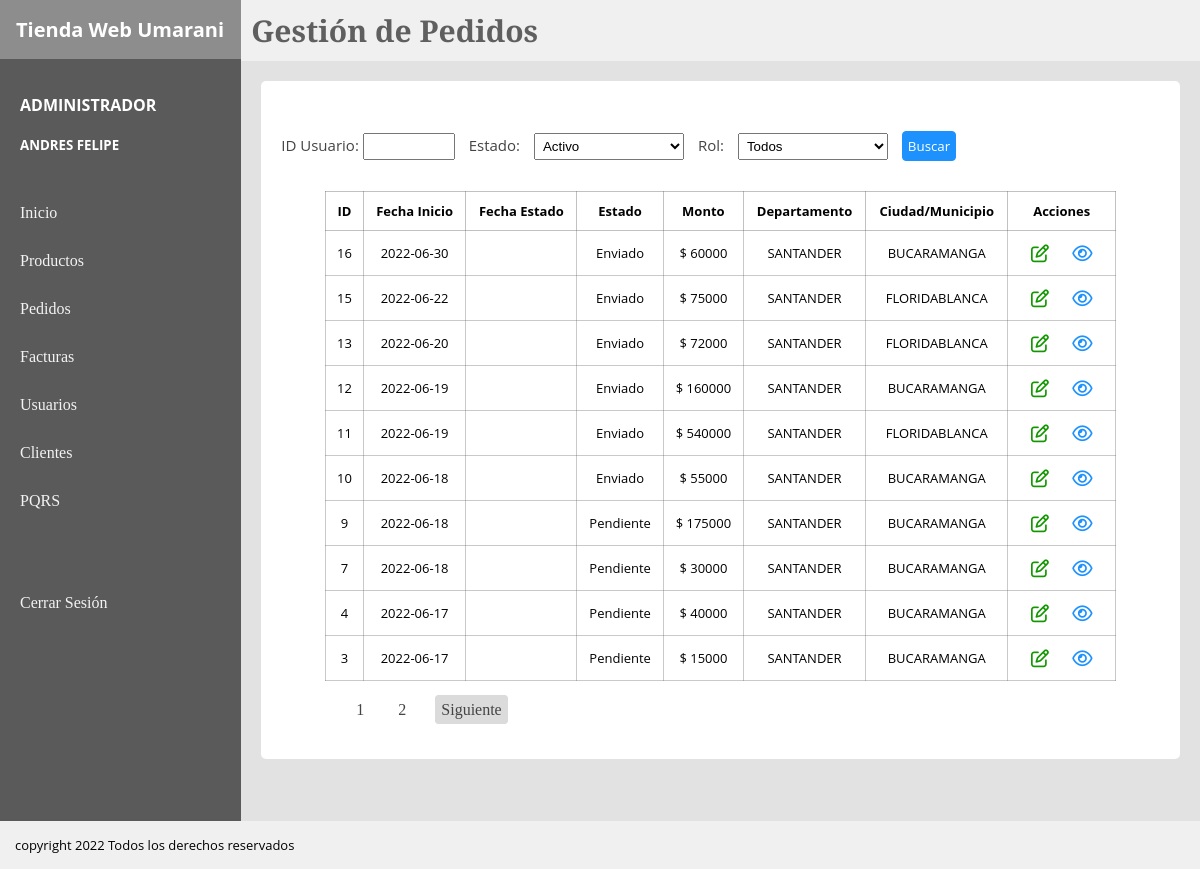
Screenshot of /view/pedidos.php?pagina=1 (signed in) with the database file from the repository.
### tables this page shows
CREATE TABLE `pedido` (
  `pedidoId` int(11) NOT NULL,
  `pedidoFechaInicio` date NOT NULL,
  `pedidoFechaFin` date DEFAULT NULL,
  `pedidoEstado` varchar(20) NOT NULL DEFAULT 'Pendiente',
  `pedidoClienteId` int(11) NOT NULL,
  `pedidoUsuarioId` int(11) DEFAULT NULL,
  `pedidoFacturaId` int(11) NOT NULL,
  `pedidoCostoTotal` int(11) NOT NULL,
  `pedidoDireccionId` bigint(20) NOT NULL,
  PRIMARY KEY (`pedidoId`),
  KEY `fk_pedidoFacturaId` (`pedidoFacturaId`),
  KEY `fk_ordenClienteId` (`pedidoClienteId`),
  KEY `fk_pedidoUsuarioId` (`pedidoUsuarioId`),
  KEY `direccionpedido` (`pedidoDireccionId`),
  CONSTRAINT `fk_ordenClienteId` FOREIGN KEY (`pedidoClienteId`) REFERENCES `cliente` (`clienteId`),
  CONSTRAINT `fk_pedidoFacturaId` FOREIGN KEY (`pedidoFacturaId`) REFERENCES `factura` (`facturaId`),
  CONSTRAINT `fk_pedidoUsuarioId` FOREIGN KEY (`pedidoUsuarioId`) REFERENCES `usuariotienda` (`usuarioId`)
);

CREATE TABLE `direccionpedido` (
  `direccionId` int(11) NOT NULL,
  `direccionDep` varchar(35) NOT NULL,
  `direccionCiudad` varchar(50) NOT NULL,
  `direccionDomicilio` varchar(250) NOT NULL,
  PRIMARY KEY (`direccionId`)
);

### Controller/mostrarPedidos.php (called while the page is built)
<?php
require_once("../Model/M_Pedidos.php");
$ped2 = new Pedido();
$registros = $ped2->verPedido();
$resultado = mysqli_query($conexionPedido,"SELECT COUNT(*) AS cantidad FROM pedido")
or die("problemas en el select" . mysqli_error($conexionPedido));
$res = mysqli_fetch_array($resultado);
$cantidad = $res['cantidad'];
?>

### Model/M_Pedidos.php (called while the page is built, shortened)
<?php
    class Pedido {
            private $ped;
        public function __construct()
        {
            $this->ped = new mysqli('localhost','root','','proyecto');
        }
        public function verPedido(){
            $cantidad = $this->ped->query("SELECT COUNT(*) as cantidad FROM pedido");
            $registrosxpagina = 10;
            $inicio = ($_GET['pagina']-1)*$registrosxpagina;
            $query = $this->ped->query("SELECT * FROM pedido
            JOIN direccionpedido
            ON direccionId = pedidoDireccionId
            ORDER BY pedidoId DESC
            LIMIT $inicio,$registrosxpagina");
            $retorno = [];
            $i = 0;
            while($fila = $query->fetch_assoc()) {
                $retorno[$i] = $fila;
                $i++;
            }
            return $retorno;
        }
    }
?>

### View/pedidos.php (the view, shortened to what this page needs)
<?php
    require_once('../Controller/mostrarPedidos.php');
   $paginas = $cantidad/10;
   $paginas = ceil($paginas);
?>
<!DOCTYPE html>
<html lang="en">
<head>
</head>
<body>
<link rel="stylesheet" href="../CSS/tiendaEstilos.css">
    <div class="padre">
        <div class="board">
            <div class="titulo">
                <h1>Tienda Web Umarani</h1>
            </div>
            <div class="usuario">
                <h4><?php echo "$_SESSION[rol] "; ?></h4>
                <h5><?php echo "$_SESSION[nombre] $_SESSION[apellido] "; ?></h5>
            </div>
            <nav class="secciones">
                <a href="#">Inicio</a>
                <a href="../View/Productos.php?pagina=1">Productos</a>
                <a href="../View/Pedidos.php?pagina=1">Pedidos</a>
                <a href="../view/facturas.php?pagina=1">Facturas</a>
                <?php if($_SESSION['rol'] == 'ADMINISTRADOR')  { ?>
                <a href="../View/Usuarios.php?pagina=1">Usuarios</a>
                <a href="../View/adminClientes.php?pagina=1">Clientes</a> <?php } ?>
                <a href="../View/PQRS.php?pagina=1">PQRS</a> <br><br><br>
                <a href="../Controller/cerrarSesion.php">Cerrar Sesión</a>
            </nav>
        </div>
        <div class="content">
        <header class="header">
            <h1>Gestión de Pedidos</h1>
        </header>
        <section class="section">
            <div class="container">
                <div class="filtros" >
                    <form action="">
                        <label for="id">ID Usuario: </label>
                        <input name="id" type="text" class="idpedido">
                        <label for=""> Estado: </label>
                        <select name="" id="">Estado
                            <option value="">Activo</option>
                        </select>
                        <label for=""> Rol: </label>
                        <select name="" id="">Estado
                            <option value="">Todos</option>
                        </select>
                        <input class="searchButton" type="button" value="Buscar">
                    </form>
                </div>
                <table>
                    <tr>
                        <th>ID</th>
                        <th>Fecha Inicio</th>
                        <th>Fecha Estado</th>
                        <th>Estado</th>
                        <th>Monto</th>
                        <th>Departamento</th>
                        <th>Ciudad/Municipio</th>
                        <th>Acciones</th>
                    </tr>
                     <?php
                        foreach($registros as $pedido){
                     ?>
                    <tr class="información" >
                        <td> <?php echo $pedido['pedidoId']   ?> </td>
                        <td> <?php echo $pedido['pedidoFechaInicio']   ?></td>
                        <td> <?php echo $pedido['pedidoFechaFin']   ?></td>
                        <td> <?php echo $pedido['pedidoEstado']   ?></td>
                        <td> <?php echo "$ " . $pedido['pedidoCostoTotal']   ?></td>
                        <td> <?php echo $pedido['direccionDep']   ?></td>
                        <td> <?php echo $pedido['direccionCiudad']   ?></td>
                        <td>
                            <?php if($pedido['pedidoEstado'] == 'Pendiente'){ ?>
                                   <a class="edit" href="../Controller/mostrarDetallePedido.php?ped=<?php echo "$pedido[pedidoId]" ?>"><i class="far fa-edit"></i></i></a>
                                   <?php if($_SESSION['rol'] == 'ADMINISTRADOR'){ ?>
                                    <a class="detail" href="../Controller/mostrarDetallePedido.php?vis=<?php echo "$pedido[pedidoId]" ?>"><i class="far fa-eye"></i></a>
                                    <?php  }    ?>
                             <?php  }else { ?>
                                <?php if($_SESSION['rol'] == 'ADMINISTRADOR'){ ?>
                                    <a class="edit" href="../Controller/mostrarDetallePedido.php?ped=<?php echo "$pedido[pedidoId]" ?>"><i class="far fa-edit"></i></i></a>
                                    <?php  }    ?>
                                 <a class="detail" href="../Controller/mostrarDetallePedido.php?vis=<?php echo "$pedido[pedidoId]" ?>"><i class="far fa-eye"></i></a>
                                 <?php }?>
                        </td>
                        <?php
                        }
                     ?>
                </table>
                <nav class="paginacion">
                 <?php for($i =0; $i < $paginas; $i++){ ?>
                <a href="../view/pedidos.php?pagina=<?php echo "$i"+1 ?>"><?php echo "$i"+1 ?></a>
                <?php }  ?>
                <a class="prev-next" <?php if($_GET['pagina']>=$paginas ){ ?> hidden <?php }else{ echo ""; } ?> href="../view/pedidos.php?pagina=<?php echo"$_GET[pagina]"+1; ?>"> Siguiente</a>
                </nav>
            </div>
        </section>
        </div>
    </div>
    <footer class="footer">
        <p>copyright 2022 Todos los derechos reservados</p>
    </footer>
</body>
</html>

### CSS/tiendaEstilos.css (style rules this page uses)
* { padding: 0px; margin: 0px; }
.padre { display: flex; }
.board { background: #5a5a5a; flex: 1 1 auto; height: auto; }
.titulo { background: #8d8d8d; padding: 10px; }
.titulo h1 { font-family: 'Open Sans', sans-serif; font-size: 20px; padding: 6px; color:rgb(255, 255, 255); }
.usuario { padding: 10px; margin-top: 15px; }
.usuario h4 { color: rgb(255, 255, 255); font-family: 'Open Sans', sans-serif; padding: 10px; }
.usuario h5 { color: rgb(255, 255, 255); font-family: 'Open Sans', sans-serif; padding: 10px; }
.secciones { padding: 10px; }
.secciones a { display: block; padding: 10px; color: rgb(243, 243, 243); text-decoration: none; margin-top: 10px; font-family: 'Bitter', serif; transition: 0.3s ease-in-out; }
.content { flex: 100 1 auto; }
.header { background: #f0f0f0; }
.header h1 { font-family: 'Bitter', serif; font-size: 30px; padding: 10px; color: rgb(95, 95, 95); }
.section { background: #e2e2e2; padding: 20px; min-height: 720px; }
.container { padding: 20px; border-radius: 5px; background: #ffffff; }
table { margin-left: auto; margin-right: auto; border: 1px solid rgba(95, 95, 95, 0.384); border-collapse: collapse; width: 90%; font-family: 'Open Sans', sans-serif; font-size: 13px; }
th { border: 1px solid rgba(95, 95, 95, 0.384); text-align: center; padding: 10px; }
td { border: 0.5px solid rgba(95, 95, 95, 0.336); padding: 10px; text-align: center; }
.detail { color: #1d92ff; font-size: 18px; padding: 10px; }
.edit { color: rgb(18, 151, 0); font-size: 18px; padding: 10px; }
select { width: 50px; margin: 0px 10px; padding: 4px; }
.filtros { margin: 30px 0px; font-family: 'Open Sans', sans-serif; font-size: 15px; color: #444444; }
.filtros select { width: 150px; overflow: hidden; }
.idpedido { width: 80px; padding: 4px; margin-right: 10px; overflow: hidden; }
.searchButton { padding: 5px; font-family: 'Open Sans', sans-serif; background: #1d92ff; color: #fff; border: 0.5px solid #1d92ff; border-radius: 4px; cursor: pointer; }
.paginacion { margin: 20px 0px 20px 60px; }
.paginacion a { text-decoration: none; color: #444444; margin: 0px 10px; padding: 5px; }
.prev-next { background: #dbdbdb; border-radius: 4px; border: 1px solid #dbdbdb; }
.footer { background: #f0f0f0; padding: 15px; font-family: 'Open Sans', sans-serif; font-size: 13px; }

### rows the page displays
pedido: pedidoId "16", pedidoFechaInicio "2022-06-30", pedidoEstado "Enviado", pedidoCostoTotal "60000", direccionpedido.direccionDep "SANTANDER", direccionpedido.direccionCiudad "BUCARAMANGA"
pedido: pedidoId "15", pedidoFechaInicio "2022-06-22", pedidoEstado "Enviado", pedidoCostoTotal "75000", direccionpedido.direccionDep "SANTANDER", direccionpedido.direccionCiudad "FLORIDABLANCA"
pedido: pedidoId "13", pedidoFechaInicio "2022-06-20", pedidoEstado "Enviado", pedidoCostoTotal "72000", direccionpedido.direccionDep "SANTANDER", direccionpedido.direccionCiudad "FLORIDABLANCA"
pedido: pedidoId "12", pedidoFechaInicio "2022-06-19", pedidoEstado "Enviado", pedidoCostoTotal "160000", direccionpedido.direccionDep "SANTANDER", direccionpedido.direccionCiudad "BUCARAMANGA"
pedido: pedidoId "11", pedidoFechaInicio "2022-06-19", pedidoEstado "Enviado", pedidoCostoTotal "540000", direccionpedido.direccionDep "SANTANDER", direccionpedido.direccionCiudad "FLORIDABLANCA"
pedido: pedidoId "10", pedidoFechaInicio "2022-06-18", pedidoEstado "Enviado", pedidoCostoTotal "55000", direccionpedido.direccionDep "SANTANDER", direccionpedido.direccionCiudad "BUCARAMANGA"
pedido: pedidoId "9", pedidoFechaInicio "2022-06-18", pedidoEstado "Pendiente", pedidoCostoTotal "175000", direccionpedido.direccionDep "SANTANDER", direccionpedido.direccionCiudad "BUCARAMANGA"
pedido: pedidoId "7", pedidoFechaInicio "2022-06-18", pedidoEstado "Pendiente", pedidoCostoTotal "30000", direccionpedido.direccionDep "SANTANDER", direccionpedido.direccionCiudad "BUCARAMANGA"
pedido: pedidoId "4", pedidoFechaInicio "2022-06-17", pedidoEstado "Pendiente", pedidoCostoTotal "40000", direccionpedido.direccionDep "SANTANDER", direccionpedido.direccionCiudad "BUCARAMANGA"
pedido: pedidoId "3", pedidoFechaInicio "2022-06-17", pedidoEstado "Pendiente", pedidoCostoTotal "15000", direccionpedido.direccionDep "SANTANDER", direccionpedido.direccionCiudad "BUCARAMANGA"

### other values shown
$_SESSION[rol] "ADMINISTRADOR"
$_SESSION[nombre] "ANDRES"
$_SESSION[apellido] "FELIPE"
